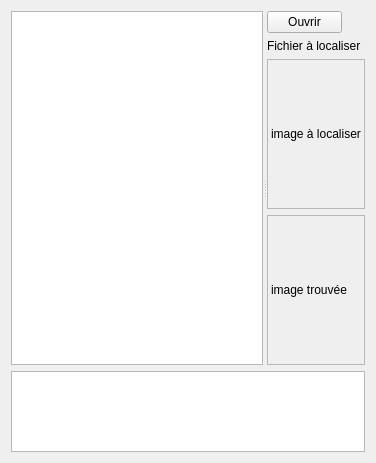
        <widget class="QWidget" name="tab_map">
         <attribute name="title">
          <string>Map</string>
         </attribute>
         <layout class="QVBoxLayout" name="verticalLayout_19">
          <item>
           <widget class="QSplitter" name="splitter_2">
            <property name="orientation">
             <enum>Qt::Orientation::Horizontal</enum>
            </property>
            <widget class="ImageView" name="map_image_ref_view">
             <property name="maximumSize">
              <size>
               <width>300</width>
               <height>16777215</height>
              </size>
             </property>
            </widget>
            <widget class="QWidget" name="layoutWidget">
             <layout class="QVBoxLayout" name="verticalLayout_18" stretch="0,0,1,1">
              <item>
               <widget class="QPushButton" name="map_open_btn">
                <property name="maximumSize">
                 <size>
                  <width>75</width>
                  <height>16777215</height>
                 </size>
                </property>
                <property name="text">
                 <string>Ouvrir</string>
                </property>
               </widget>
              </item>
              <item>
               <widget class="QLabel" name="map_file_name_lbl">
                <property name="text">
                 <string>Fichier à localiser</string>
                </property>
                <property name="margin">
                 <number>3</number>
                </property>
               </widget>
              </item>
              <item>
               <widget class="QLabel" name="map_img_to_find_lbl">
                <property name="minimumSize">
                 <size>
                  <width>0</width>
                  <height>150</height>
                 </size>
                </property>
                <property name="maximumSize">
                 <size>
                  <width>16777215</width>
                  <height>16777215</height>
                 </size>
                </property>
                <property name="frameShape">
                 <enum>QFrame::Shape::StyledPanel</enum>
                </property>
                <property name="text">
                 <string>image à localiser</string>
                </property>
               </widget>
              </item>
              <item>
               <widget class="QLabel" name="map_img_found_lbl">
                <property name="minimumSize">
                 <size>
                  <width>0</width>
                  <height>150</height>
                 </size>
                </property>
                <property name="maximumSize">
                 <size>
                  <width>160000</width>
                  <height>160000</height>
                 </size>
                </property>
                <property name="frameShape">
                 <enum>QFrame::Shape::StyledPanel</enum>
                </property>
                <property name="text">
                 <string>image trouvée</string>
                </property>
               </widget>
              </item>
             </layout>
            </widget>
           </widget>
          </item>
          <item>
           <widget class="ImageView" name="map_image_color_view">
            <property name="maximumSize">
             <size>
              <width>16777215</width>
              <height>81</height>
             </size>
            </property>
           </widget>
          </item>
         </layout>
        </widget>
